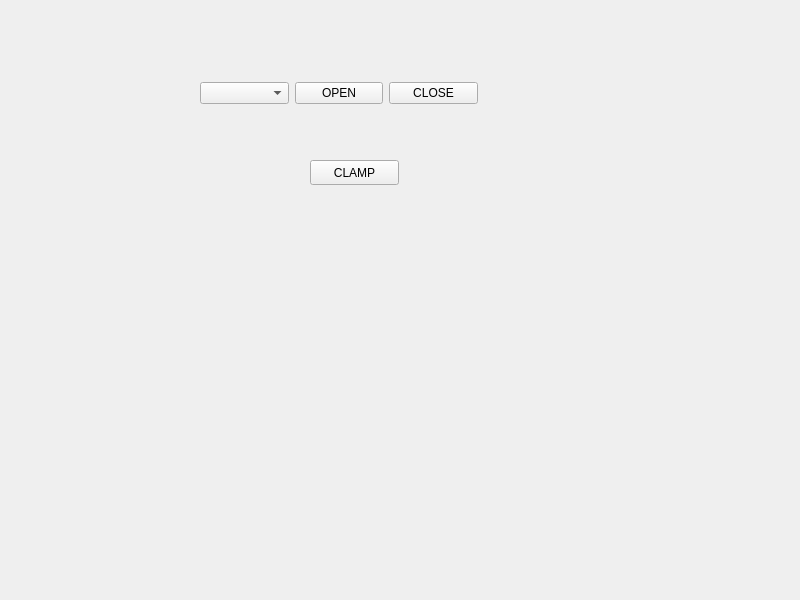
<?xml version="1.0" encoding="UTF-8"?>
<ui version="4.0">
 <class>main</class>
 <widget class="QWidget" name="main">
  <property name="geometry">
   <rect>
    <x>0</x>
    <y>0</y>
    <width>800</width>
    <height>600</height>
   </rect>
  </property>
  <property name="windowTitle">
   <string>main</string>
  </property>
  <widget class="QWidget" name="layoutWidget">
   <property name="geometry">
    <rect>
     <x>200</x>
     <y>80</y>
     <width>278</width>
     <height>27</height>
    </rect>
   </property>
   <layout class="QHBoxLayout" name="horizontalLayout">
    <item>
     <widget class="QComboBox" name="comL"/>
    </item>
    <item>
     <widget class="QPushButton" name="openButton">
      <property name="text">
       <string>OPEN</string>
      </property>
     </widget>
    </item>
    <item>
     <widget class="QPushButton" name="closeButton">
      <property name="text">
       <string>CLOSE</string>
      </property>
     </widget>
    </item>
   </layout>
  </widget>
  <widget class="QPushButton" name="clampButton">
   <property name="geometry">
    <rect>
     <x>310</x>
     <y>160</y>
     <width>89</width>
     <height>25</height>
    </rect>
   </property>
   <property name="text">
    <string>CLAMP</string>
   </property>
  </widget>
 </widget>
 <resources/>
 <connections/>
</ui>
